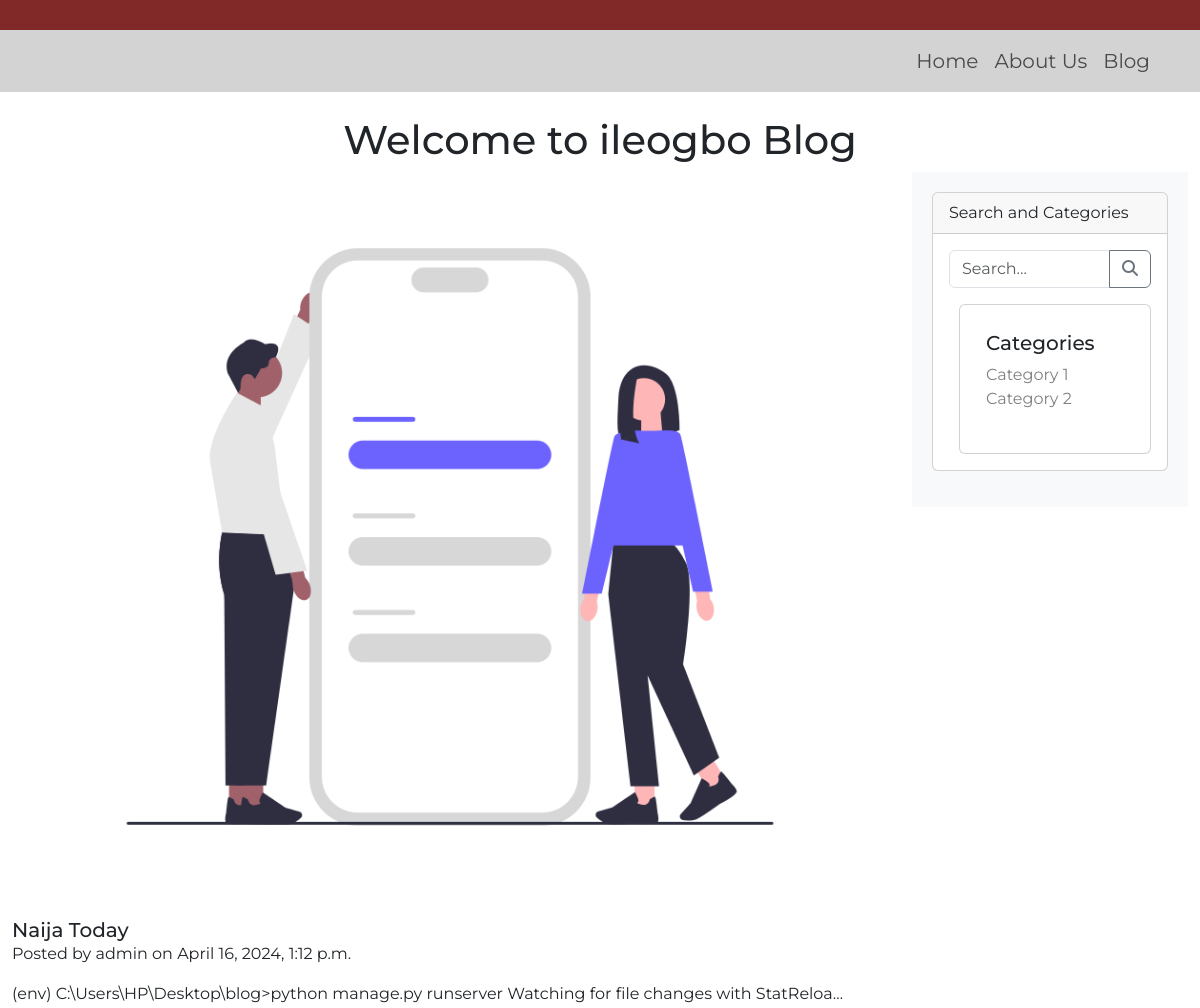
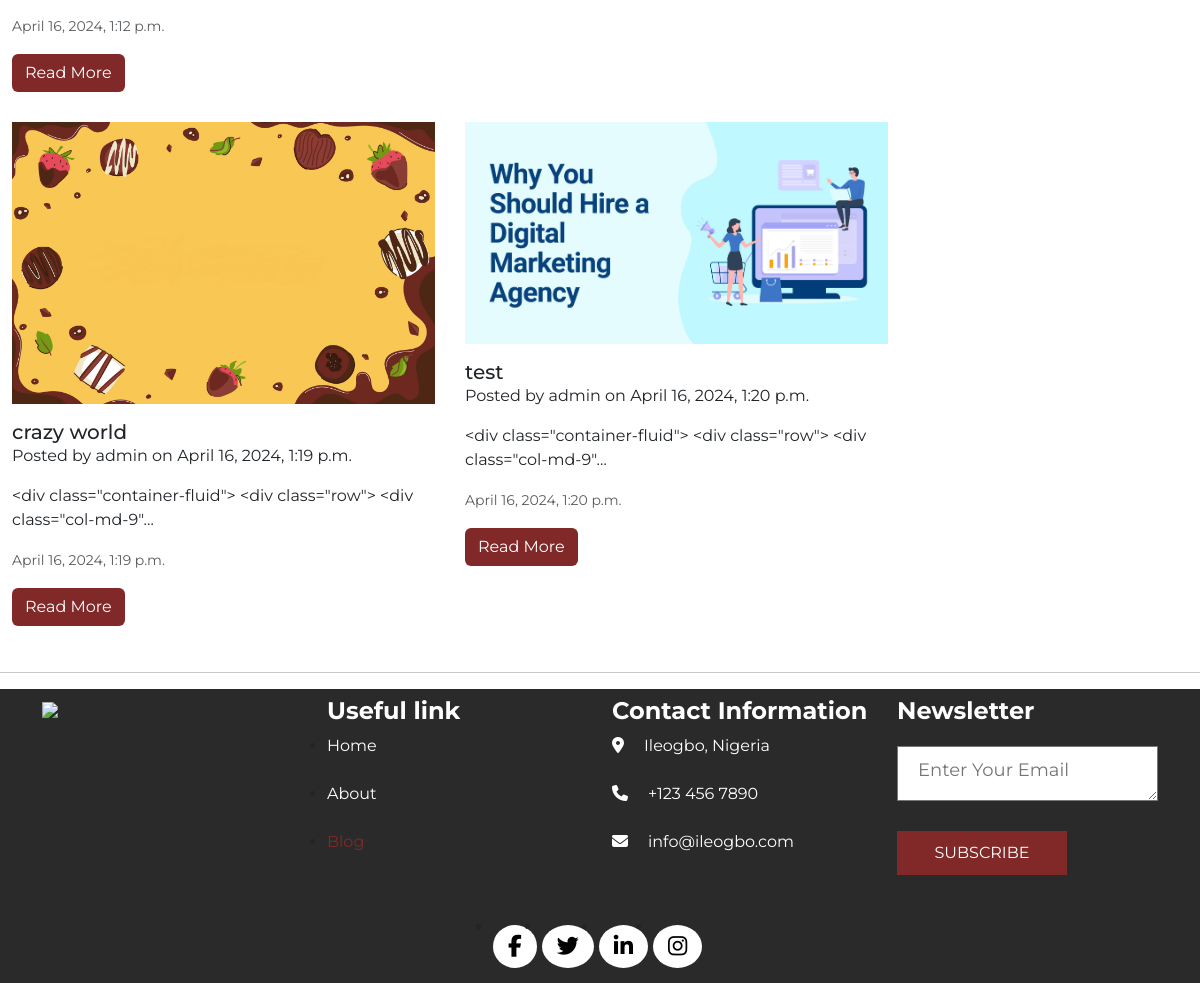
Screenshot of /blog/ with the database file from the repository (2 pictures, top to bottom).
### app/models.py (models this page shows, shortened)
class BlogPost(models.Model):
    title = models.CharField(max_length=100)
    content = models.TextField()
    image = models.ImageField(upload_to='uploads')
    published_date = models.DateTimeField(auto_now_add=True)
    author = models.ForeignKey(User, on_delete=models.CASCADE)

### app/views.py (the view)
# urls.py: path('blog/', views.blog, name='blog'),
def blog(request):
    posts = BlogPost.objects.all()
    return render(request, 'blog.html', {'posts': posts})

### app/templates/blog.html (shortened to what this page needs)
{% load static %}
<!DOCTYPE html>
<html lang="en">
<head>
    <link href="https://cdn.jsdelivr.net/npm/bootstrap@5.3.2/dist/css/bootstrap.min.css" rel="stylesheet">
    <link rel="stylesheet" href="{% static 'style.css' %}">
</head>
<body style="font-family: 'Montserrat', sans-serif;">
<nav style="height: 30px;background-color: #812928;">
</nav>
<nav style="background-color: lightgray;" class="navbar navbar-expand-lg ">
    <div class="container">
      <div class="collapse navbar-collapse" id="navbarNav">
        <ul class="navbar-nav ml-auto">
          <li class="nav-item">
            <a style="font-size: 20px;" class="nav-link" href="{% url 'index' %}">Home</a>
          </li>
          <li class="nav-item">
            <a style="font-size: 20px;" class="nav-link" href="{% url 'about' %}">About Us</a>
          </li>
          <li class="nav-item">
            <a style="font-size: 20px;" class="nav-link" href="{% url 'blog' %}">Blog</a>
          </li>
        </ul>
      </div>
    </div>
  </nav>
  <br>
  <h1 class="text-center">Welcome to ileogbo Blog</h1>
{% block content %}
<div class="container-fluid">
    <div class="row">
        <div class="col-md-9">
            <section class="blog-section">
                {% for post in posts %}
                    {% if forloop.first %}
                    <div class="blog-post large-post">
                    {% else %}
                    <div class="blog-post">
                    {% endif %}
                        <img src="{{ post.image.url }}" class="small-img mb-3" alt="{{ post.title }}">
                        <h5 class="card-title">{{ post.title }}</h5>
                        <p class="card-text">Posted by {{ post.author.username }} on {{ post.published_date }}</p>
                        <p class="card-text">{{ post.content|truncatechars:100 }}</p>
                        <p class="card-text"><small class="text-muted">{{ post.published_date }}</small></p>
                        <a href="{% url 'blog_detail' pk=post.pk %}" style="background-color: #812928;color:white;" class="btn btn">Read More</a>
                    </div>
                {% endfor %}
            </section>
        </div>
        <div class="col-md-3">
            <div class="sidebar">
                <div class="card mb-3">
                    <div class="card-header">
                        Search and Categories
                    </div>
                    <div class="card-body">
                        <form class="search-form mb-3" action="{% url 'blog' %}" method="GET">
                            <div class="input-group">
                                <input type="text" class="form-control" placeholder="Search..." name="q">
                                <button class="btn btn-outline-secondary" type="submit"><i class="fas fa-search"></i></button>
                            </div>
                        </form>
                        <div class="category-dropdown">
                            <div class="card card-links">
                                <div class="card-body">
                                    <h5 class="card-title">Categories</h5>
                                    <ul class="list-unstyled">
                                        <li><a style="text-decoration: none;color: grey;" href="#">Category 1</a></li>
                                        <li><a style="text-decoration: none;color: grey;" href="#">Category 2</a></li>
                                    </ul>
                                </div>
                            </div>
                        </div>
                    </div>
                </div>
            </div>
        </div>
    </div>
</div>
{% endblock %}
<hr>
<div class="footer_section layout_padding p-2">
    <div class="container">
       <div style="font-family: 'Montserrat', sans-serif;" class="footer_section_2">
          <div class="row">
             <div  class="col-lg-3 col-sm-6">
                <img src="https://i.ibb.co/R2Wzryd/segunlogo.png"  width="200px">
             </div>
             <div class="col-lg-3 col-sm-6">
                <h2 class="useful_text">Useful link </h2>
                <div class="footer_menu">
                   <ul>
                      <li ><a href="{% url 'index' %}">Home</a></li>
                      <br>
                      <li ><a href="{% url 'about' %}">About</a></li>
                      <br>
                      <li class="active" ><a href="{% url 'blog' %}">Blog</a></li>
                   </ul>
                </div>
             </div>
             <div class="col-lg-3 col-sm-6">
                <h2 class="useful_text">Contact Information</h2>
                <div class="location_text"><a href="#"><i class="fa fa-map-marker" aria-hidden="true"></i><span class="padding_left_15">Ileogbo, Nigeria</span></a></div>
                <br>
                <br>
                <div class="location_text"><a href="#"><i class="fa fa-phone" aria-hidden="true"></i><span class="padding_left_15">+123 456 7890</span></a></div>
                <br>
                <br>
                <div class="location_text"><a href="#"><i class="fa fa-envelope" aria-hidden="true"></i><span class="padding_left_15">info@ileogbo.com</span></a></div>
             </div>
             <div class="col-lg-3 col-sm-6">
                <h2 class="useful_text">Newsletter</h2>
                <div class="form-group">
                   <textarea class="update_mail" placeholder="Enter Your Email" rows="5" id="comment" name="Enter Your Email"></textarea>
                   <div class="subscribe_bt"><a href="#">Subscribe</a></div>
                </div>
             </div>
          </div>
       </div>
       <div class="social_icon">
          <ul>
             <li><a href="#"><i class="fa fa-facebook" aria-hidden="true"></i></a></li>
             <li><a href="#"><i class="fa fa-twitter" aria-hidden="true"></i></a></li>
             <li><a href="#"><i class="fa fa-linkedin" aria-hidden="true"></i></a></li>
             <li><a href="#"><i class="fa fa-instagram" aria-hidden="true"></i></a></li>
          </ul>
       </div>
    </div>
 </div>
</body>
</html>

### static/style.css (style rules this page uses)
@media (min-width: 992px) { .navbar-nav { margin-left: auto; } }

### app/templates/blog.html (style rules this page uses)
.small-img { width: 100%; height: auto; }
.blog-section { display: flex; justify-content: space-between; flex-wrap: wrap; }
.blog-post { flex-basis: calc(50% - 15px); margin-bottom: 30px; }
.large-post { flex-basis: 100%; }
.search-form { display: flex; align-items: center; margin-bottom: 20px; }
.category-dropdown { margin-left: 10px; }
.card-links { padding: 10px; }
.sidebar { position: sticky; top: 0; right: 0; bottom: 0; background-color: #f8f9fa; padding: 20px; overflow-y: auto; }
.footer_section { width: 100%; float: left; background-color: #2a2a2a; height: auto; padding-bottom: 50px; }
.footer_section_2 { width: 100%; float: left; }
.useful_text { width: 100%; font-size: 24px; color: #ffffff; font-weight: bold; }
.location_text { width: 100%; float: left; }
.location_text a { width: 100%; float: left; color: #ffffff; font-size: 16px; text-decoration: none; }
span.padding_left_15 { padding-left: 20px; }
.footer_menu { width: 100%; float: left; }
.footer_menu ul { margin: 0px; padding: 0px; }
.footer_menu li a { font-size: 16px; color: #ffffff; text-decoration: none; }
.footer_menu li.active a { color: #812928; }
.social_icon { width: 100%; display: inline-block; text-align: center; margin-top: 40px; }
.social_icon ul { margin: 0px; padding: 0px; display: inline-block; }
.social_icon li { float: left; }
.social_icon li a { float: left; padding: 5px 15px; background-color: #ffffff; color: #000; border-radius: 100%; font-size: 22px; margin-right: 5px; text-align: center; margin-top: 10px; }
.update_mail { color: #918f8f; width: 100%; height: 55px; font-size: 18px; padding: 10px 20px 0px 20px; background-color: #ffffff; margin: 0 auto; justify-content: center; align-items: center; display: block; margin-top: 20px; }
.subscribe_bt { width: 170px; float: left; padding-top: 30px; }
.subscribe_bt a { width: 100%; float: left; color: #ffffff; font-size: 16px; padding: 10px 0px; background-color: #812928; text-transform: uppercase; text-align: center; text-decoration: none; }

### rows the page displays
BlogPost: image (picture), title "Naija Today", author.username "admin", published_date "April 16, 2024, 1:12 p.m.", content "(env) C:\\Users\\HP\\Desktop\\blog>python manage.py runserver Watching for file changes with StatReloa…"
BlogPost: image (picture), title "crazy world", author.username "admin", published_date "April 16, 2024, 1:19 p.m.", content "<div class=\"container-fluid\"> <div class=\"row\"> <div class=\"col-md-9\"…"
BlogPost: image (picture), title "test", author.username "admin", published_date "April 16, 2024, 1:20 p.m.", content "<div class=\"container-fluid\"> <div class=\"row\"> <div class=\"col-md-9\"…"
